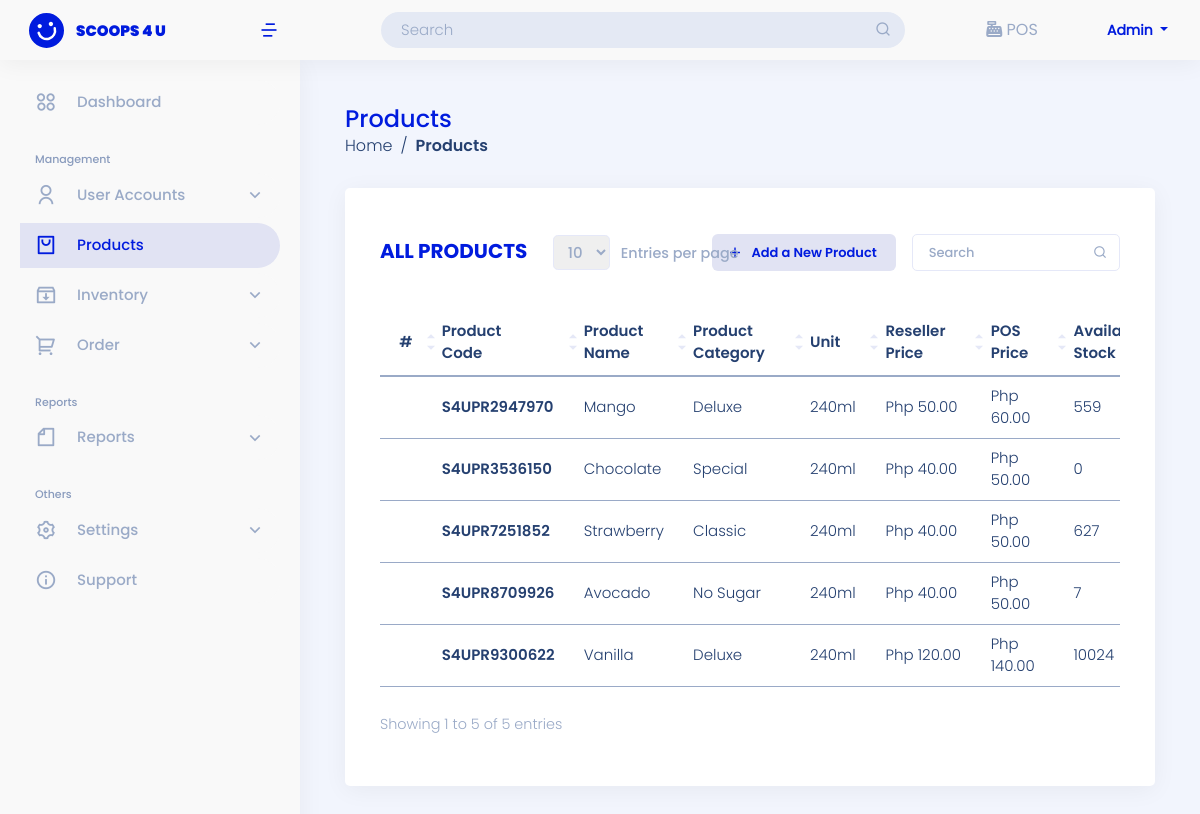
Page /user-site/product/ (signed in) on the committed database.
### landing_page/models.py (models this page shows)
class User(AbstractUser):
    ROLE = ((" "," "),("admin","admin"),("staff","staff"),("reseller","reseller"),("rider","rider"))
    STAT = ((" "," "),("active","active"),("inactive","inactive"))
    role = models.CharField(max_length=50, null=True, default=None, choices=ROLE)
    status = models.CharField(max_length=50, null=True, default=None , choices=STAT)

### admin_site/models.py (models this page shows, shortened)
class Product(models.Model):
    STATUS = (("available","available"),("not available","not available"))
    product_code =  models.CharField(unique=True, max_length=200, verbose_name='Product Code')
    product_category =  models.CharField(max_length=200, verbose_name='Category')
    product_name=  models.CharField(max_length=200, verbose_name='Product Name')
    product_unit =  models.CharField(max_length=200, verbose_name='Unit')
    product_ResellerPrice =   models.BigIntegerField(null=True, verbose_name='Reseller Price')
    product_price =   models.BigIntegerField(null=True, verbose_name='Pos Price')
    product_stock =  models.BigIntegerField(null=True, verbose_name='Available Stock')
    product_status =  models.CharField(max_length=200, choices=STATUS, verbose_name='Status')

### admin_site/views.py (the view)
# urls.py: path('product/', views.list_products, name='list_product'),
@login_required(login_url='landing_page:login')
def list_products(request):
    list_products = Product.objects.all().order_by('-id')
    context = {'list_products':list_products}
    return render(request, 'admin_site/products/product.html', context)

### templates/admin_site/products/product.html (shortened to what this page needs)
{% extends 'admin_site/base.html' %}
{% block content %}
{% load humanize %}
<aside id="sidebar" class="sidebar">
    <ul class="sidebar-nav" id="sidebar-nav">
        {% if user.role == "admin"%}
        <li class="nav-item">
            <a class="nav-link collapsed" href="{% url 'admin_site:dashboard'%}">
            <i class="ri-apps-2-line" style="font-size: 22px; font-weight: 100; margin-right: 20px"></i>
            <span>Dashboard</span>
            </a>
        </li>
        {% endif %}
        <li class="nav-heading pt-3">Management</li>
        {% if user.role == "admin"%}
        <li class="nav-item">
            <a class="nav-link collapsed" data-bs-target="#users-nav" data-bs-toggle="collapse" href="#">
            <i class="ri-user-line" style="font-size: 22px; font-weight: 100; margin-right: 20px"></i><span>User Accounts</span><i class="ri-arrow-down-s-line ms-auto" style="font-size: 20px; font-weight: 100;" ></i>
            </a>
        </li>
        {% endif %}
        <li class="nav-item active-nav">
        <a class="nav-link" href="{%url 'admin_site:list_product' %}">
            <i class="ri-shopping-bag-2-line" style="font-size: 22px; font-weight: 100; margin-right: 20px"></i>
            <span>Products</span>
        </a>
        </li>
        <li class="nav-item">
        <a class="nav-link collapsed" data-bs-target="#inventory-nav" data-bs-toggle="collapse" href="#">
            <i class="ri-inbox-archive-line"style="font-size: 22px; font-weight: 100; margin-right: 20px"></i>
            <span>Inventory</span><i class="ri-arrow-down-s-line ms-auto" style="font-size: 20px; font-weight: 100;" ></i>
        </a>
        </li>
        {% if user.role == "admin"%}
        <li class="nav-item">
        <a class="nav-link collapsed " data-bs-target="#sales-nav" data-bs-toggle="collapse" href="#">
            <i class="ri-shopping-cart-2-line" style="font-size: 22px; font-weight: 100; margin-right: 20px"></i><span>Order</span><i class="ri-arrow-down-s-line ms-auto" style="font-size: 20px; font-weight: 100;" ></i>
        </a>
        </li>
        {% endif %}
        {% if user.role == "admin"%}
        <li class="nav-heading pt-3">Reports</li>
        <li class="mb-act nav-item">
            <a class="nav-link collapsed " data-bs-target="#reports-nav" data-bs-toggle="collapse" href="#">
                <i class="ri-file-line" style="font-size: 22px; font-weight: 100; margin-right: 20px"></i><span>Reports</span><i class="ri-arrow-down-s-line ms-auto" style="font-size: 20px; font-weight: 100;" ></i>
            </a>
        </li>
        {% endif %}
        <li class="nav-heading pt-3">Others</li>
        <li class="nav-item">
            {% if user.role == "admin"%}
            <a class="nav-link collapsed " data-bs-target="#settings-nav" data-bs-toggle="collapse" href="#">
                <i class="ri-settings-3-line" style="font-size: 22px; font-weight: 100; margin-right: 20px"></i><span>Settings</span><i class="ri-arrow-down-s-line ms-auto" style="font-size: 20px; font-weight: 100;" ></i>
            </a>
            {% endif %}
        </li>
        <li class="nav-item">
            <a href="{% url 'admin_site:support' %}" class="nav-link collapsed ">
                <i class="ri-information-line" style="font-size: 22px; font-weight: 100; margin-right: 20px"></i><span>Support</span>
            </a>
        </li>
    </ul>
</aside>
<main id="main" class="main mt-5">
    <div class="pagetitle">
        <h1>Products</h1>
        <nav>
            {% if user.role == "admin"%}
            <ol class="breadcrumb">
                <li class="breadcrumb-item"><a href="{% url 'admin_site:dashboard'%}">Home</a></li>
                <li class="breadcrumb-item active">Products</li>
            </ol>
            {% endif %}
        </nav>
    </div>
    <section class="section ">
        <div class="row">
            <div class="col-lg-12">
                <div class="card">
                    <div class="card-body mt-3">
                        <div class="add-product product-d mb-4">
                            <h5 class="card-title feature">All Products</h5>
                            <div class="show-entries">
                                <div id="showEntries"></div>
                            </div>
                            <div class="modal-add-prod">
                                <a href="{% url 'admin_site:add_product' %}" class="btn btn-add-product" data-bs-toggle="modal" data-bs-target="#addProductModal"><i class="ri-add-line align-middle me-2 text-end" style="font-size:17px; font-weight: 500;"></i><span class="align-middle pe-1">Add a New Product</span></a>
                            </div>
                            <form class="search-tab" action="{% url 'admin_site:search_product' %}" method="GET"  class="text-end px-4">
                                <input type="text" id="tableM" class="form-control p-2 ps-3" name="search" placeholder="Search">
                                <button class="btn btn-search btn-sm nope" type="submit"></button>
                            </form>
                        </div>
                        <div class="table-responsive">
                            <table id="tableMain" class="table table-hover">
                                <thead>
                                <tr class="align-middle">
                                    <th scope="col">#</th>
                                    <th scope="col">Product Code</th>
                                    <th scope="col">Product Name</th>
                                    <th scope="col">Product Category</th>
                                    <th scope="col">Unit</th>
                                    <th scope="col">Reseller Price</th>
                                    <th scope="col" >POS Price</th>
                                    <th scope="col" >Available Stock</th>
                                </tr>
                                </thead>
                                {% if list_products %}
                                <tbody id="tableRow">
                                    {% for list in list_products %}
                                    <tr class="align-middle">
                                        <td class="num-row"></td>
                                        <td class="modal-view-product">
                                            <a href="{% url 'admin_site:view_product' list.id %}" data-bs-toggle="modal" data-bs-target="#viewProductModal" class="text-decoration-none"><span >{{ list.product_code }}</span></a>
                                        </td>
                                        <td style="text-transform: capitalize;">{{ list.product_name }}</td>
                                        <td style="text-transform: capitalize;">{{ list.product_category }}</td>
                                        <td>{{ list.product_unit }}</td>
                                        <td>Php {{ list.product_ResellerPrice|floatformat:2|intcomma }}</td>
                                        <td>Php {{ list.product_price|floatformat:2|intcomma }}</td>
                                        <td class="stock-status">{{ list.product_stock }}</td>
                                    </tr>
                                    {% endfor %}
                                </tbody>
                                {% endif %}
                            </table>
                        </div>
                    </div>
                </div>
            </div>
        </div>
    </section>
</main>
{% endblock content %}

### templates/admin_site/base.html (shortened to what this page needs)
{% load static %}
<!DOCTYPE html>
<html lang="en">
<head>
    <link href="https://cdn.jsdelivr.net/npm/bootstrap@5.0.2/dist/css/bootstrap.min.css" rel="stylesheet" >
    <link href="{% static '/css/assets/bootstrap/css/bootstrap.min.css'%}" rel="stylesheet">
    <link href="{% static '/css/assets/simple-datatables/style.css'%}" rel="stylesheet">
    <link href="{% static '/css/assets/remixicon/remixicon.css'%}" rel="stylesheet">
    <link href="https://cdn.datatables.net/1.13.4/css/jquery.dataTables.min.css" rel="stylesheet">
    <link href="https://cdn.datatables.net/buttons/2.3.6/css/buttons.dataTables.min.css" rel="stylesheet">
    <link href="https://cdn.datatables.net/autofill/2.5.3/css/autoFill.dataTables.min.css" rel="stylesheet">
    <link href="https://cdn.datatables.net/v/bs5/jszip-2.5.0/b-2.3.6/b-colvis-2.3.6/b-html5-2.3.6/b-print-2.3.6/date-1.4.0/sp-2.1.2/datatables.min.css" rel="stylesheet"/>
    <link href="{% static '/css/sandi.css'%}" rel="stylesheet">
  </head>
<body>
{% if user.role == "admin"%}
<header id="header" class="header fixed-top d-flex align-items-center">
  <div class="d-flex align-items-center justify-content-between">
    <a href="{% url 'admin_site:dashboard'%}" class="logo d-flex align-items-center">
      <img src="{% static '/img/logo-header.svg'%}" alt="">
      <span class="d-none d-lg-block">SCOOPS 4 U</span>
    </a>
    <i class="ri-menu-4-line toggle-sidebar-btn ms-1 me-3" style="font-size: 20px; font-weight: 500; color:#001BDE;"></i>
  </div>
  <div class="search-bar mx-auto">
    <form class="search-form d-flex align-items-center" method="POST" action="#">
      <input type="text" name="query" placeholder="Search" title="Enter search keyword">
      <button type="submit" title="Search"><i class="ri-search-line"></i></button>
    </form>
  </div>
  <div class="POS POS-header">
      <i class="fa-solid fa-cash-register"></i>
      <a href="{%url 'admin_site:pos' %}">POS</a>
    </div>
  <nav class="header-nav ms-auto">
    <ul class="d-flex align-items-center">
      <li class="nav-item dropdown pe-3">
        <a class="nav-link nav-profile d-flex align-items-center me-3" href="#" data-bs-toggle="dropdown">
          <span class="d-none d-md-block dropdown-toggle ps-2" style="text-transform: capitalize;">
            {{ user }}
          </span>
        </a>
      </li>
    </ul>
  </nav>
</header>
{% endif %}
<div class="">
  <div class="">
      <div class="">
          {% block content %}
          {% endblock content %}
        </div>
      </div>
    </div>
</body>
</html>

### rows in the picture
User: username "Admin"
Product: product_code "S4UPR9300622", product_name "Vanilla", product_category "Deluxe", product_unit "240ml", product_ResellerPrice "120.00", product_price "140.00", product_stock "10024"
Product: product_code "S4UPR2947970", product_name "Mango", product_category "Deluxe", product_unit "240ml", product_ResellerPrice "50.00", product_price "60.00", product_stock "559"
Product: product_code "S4UPR3536150", product_name "Chocolate", product_category "Special", product_unit "240ml", product_ResellerPrice "40.00", product_price "50.00", product_stock "0"
Product: product_code "S4UPR7251852", product_name "Strawberry", product_category "Classic", product_unit "240ml", product_ResellerPrice "40.00", product_price "50.00", product_stock "627"
Product: product_code "S4UPR8709926", product_name "Avocado", product_category "No Sugar", product_unit "240ml", product_ResellerPrice "40.00", product_price "50.00", product_stock "7"
